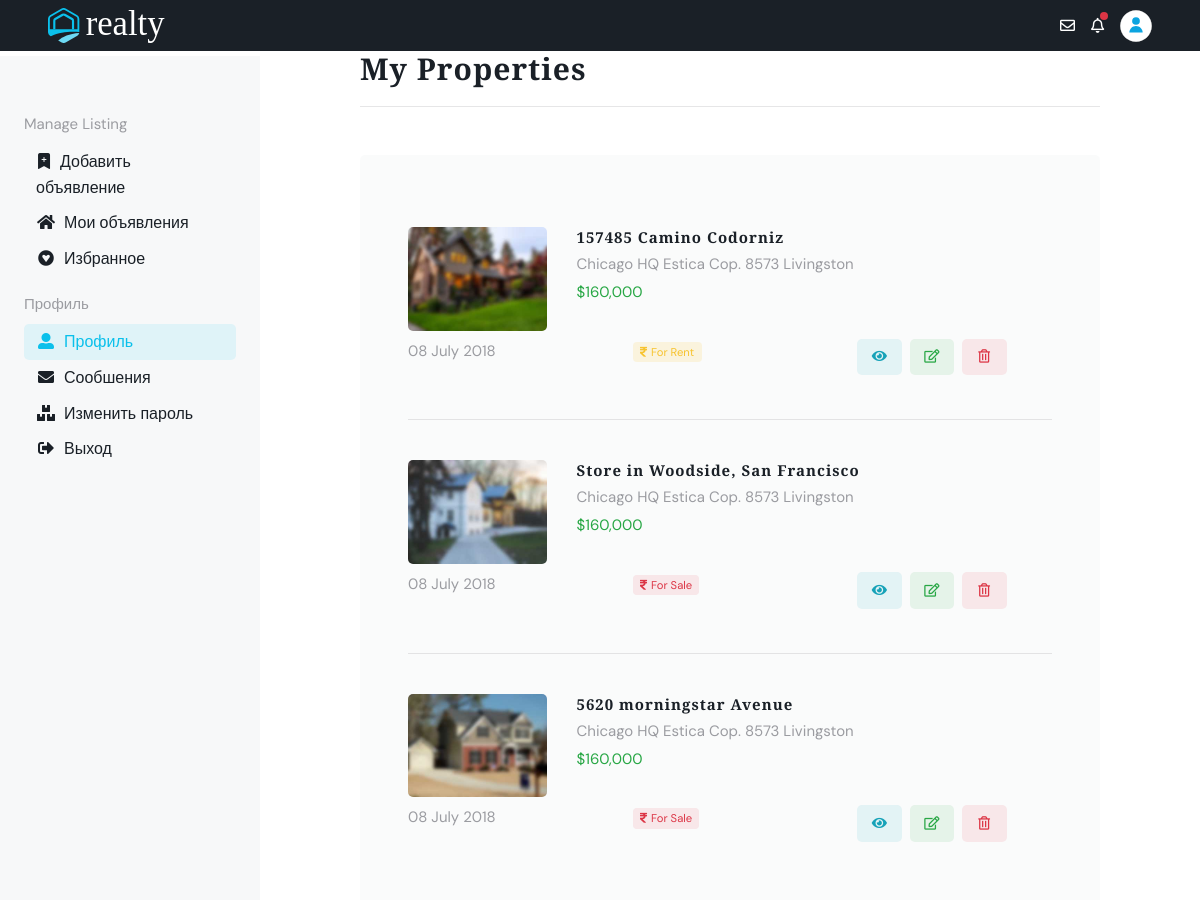
Page /user/property_list/ (signed in, upper part) on the earlier database version.
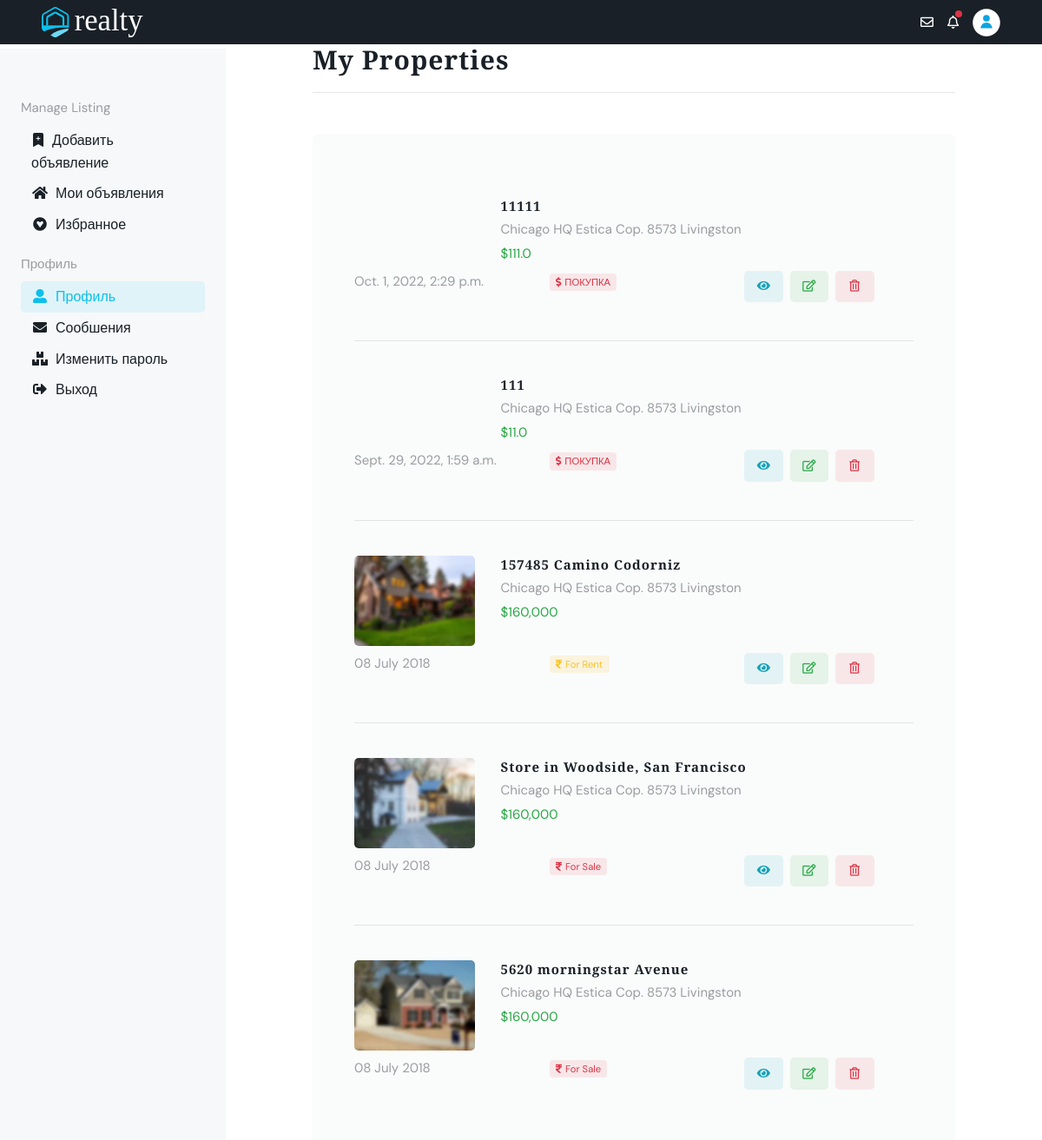
Same page on the later database version.
### advert/models.py (models this page shows, shortened)
class Ads(models.Model):
    OLD = 'НОВОЕ'
    NEW = 'ВТОРИЧКА'
    BUILDING_FRESHNESS = [
        (NEW, 'новое здание'),
        (OLD, 'вторичная недвижимость'), ]
    BUY = 'ПОКУПКА'
    RENT = 'АРЕНДА'
    TRANSACTION_TYPE = [
        (BUY, 'покупка'),
        (RENT, 'аренда'), ]
    image1 = models.ImageField(blank=True, upload_to= 'media/',
                              verbose_name='Изображение1')
    image2 = models.ImageField(blank=True, upload_to= 'media/',
                              verbose_name='Изображение2')
    image3 = models.ImageField(blank=True, upload_to= 'media/',
                              verbose_name='Изображение3')
    image4 = models.ImageField(blank=True, upload_to= 'media/',
                              verbose_name='Изображение4')
    image5 = models.ImageField(blank=True, upload_to= 'media/',
                              verbose_name='Изображение5')
    image6 = models.ImageField(blank=True, upload_to= 'media/',
                              verbose_name='Изображение6')
    description = models.TextField(verbose_name='Описание')
    rubric = models.CharField(max_length=20, choices= TRANSACTION_TYPE , default= BUY,
                                          verbose_name='Категория ( покупка\продажа )')
    realt_type = models.ForeignKey(RealtType, on_delete=models.PROTECT,
                                          verbose_name='Рубрика')
    overall_size = models.DecimalField(max_digits=10000, decimal_places=1)
    residential_size = models.DecimalField(max_digits=10000, decimal_places=1)
    kitchen_size = models.DecimalField(max_digits=10000, decimal_places=1)
    number_of_rooms = models.DecimalField(max_digits=10, decimal_places=1)
    floor = models.DecimalField(max_digits=10, decimal_places=1)
    number_of_building = models.DecimalField(max_digits=10, decimal_places=1)
    building_freshness = models.CharField(max_length=20, choices=BUILDING_FRESHNESS,)
    title = models.CharField(max_length=40, verbose_name='Заголовок')
    price = models.FloatField(default=0, verbose_name='Цена')
    contacts = models.CharField(max_length=100, verbose_name='Контакты')
    author = models.ForeignKey(User, on_delete=models.CASCADE,
                               verbose_name='Автор объявления')
    is_active = models.BooleanField(default=True, db_index=True,
                                    verbose_name='Выводить в списке?')
    created_at = models.DateTimeField(auto_now_add=True, db_index=True,
                                      verbose_name='Опубликовано')
    class Meta:
        verbose_name_plural = 'Объявления'
        verbose_name = 'Объявление'
        ordering = ['-created_at']

### user_profile/views.py (the view)
# urls.py: path('property_list/', profile_bb_detail ,name='property_list'),  #список моих объяв.
@login_required
def profile_bb_detail(request):
    bb = Ads.objects.filter(author=request.user.pk)
    context = {'bb': bb}
    return render(request, 'user-profile/agent-property.html', context)

### main/templates/user-profile/agent-property.html (shortened to what this page needs)
{% extends "agent-profile.html" %}
{% load static %}
{% block content %}
<main>
					<div class="col-12">
						<div class="my-5">
							<h3>My Properties</h3>
							<hr>
						</div>
						<div class="row">
							<div class="col-md-12">
								<div class="bg-secondary-soft p-3 p-md-5 rounded">
									{% for i in bb %}
									<div class="row">
										<div class="col-12 align-middle py-4">
											<div class="row">
												<div class="col-xxl-6">
													<div class="card bg-transparent">
														<div class="row">
															<div class="col-xl-3">
															</div>
															<div class="col-xl-9 pt-2 pt-xl-0">
																<h6 class="mb-1">{{ i.title }}</h6>
																<p class="mb-1 text-body">Chicago HQ Estica Cop. 8573 Livingston </p>
																<span class="text-success">${{ i.price }}</span>
															</div>
														</div>
													</div>
												</div>
												<div class="col-xxl-6 pt-2 pt-xxl-0">
													<div class="row">
														<div class="col-md-4 align-middle text-body">
															{{ i.created_at }}
														</div>
														<div class="col-md-4 align-middle pt-2 pt-md-0">
															<div class="badge bg-danger-soft text-danger"><i class="fas fa-dollar-sign pe-1"></i>{{ i.rubric}}</div>
														</div>
														<div class="col-md-4 align-middle pt-2 pt-md-0">
															<a class="btn btn-sm btn-info-soft me-1 mb-1"><i class="fas fa-fw fa-eye"></i></a>
															<a class="btn btn-sm btn-success-soft me-1 mb-1"><i class="far fa-fw fa-edit"></i></a>
															<button class="btn btn-sm btn-danger-soft mb-1"><i class="far fa-fw fa-trash-alt"></i></button>
														</div>
													</div>
												</div>
											</div>
										</div>
									</div>
									<hr>
									{% endfor %}
									<div class="row">
										<div class="col-12 align-middle py-4">
											<div class="row">
												<div class="col-xxl-6">
													<div class="card bg-transparent">
														<div class="row">
															<div class="col-xl-3">
																<img class="rounded" src="assets/images/property/grid-list/03.jpg" alt="">
															</div>
															<div class="col-xl-9 pt-2 pt-xl-0">
																<h6 class="mb-1">157485 Camino Codorniz</h6>
																<p class="mb-1 text-body">Chicago HQ Estica Cop. 8573 Livingston </p>
																<span class="text-success">$160,000</span>
															</div>
														</div>
													</div>
												</div>
												<div class="col-xxl-6 pt-2 pt-xxl-0">
													<div class="row">
														<div class="col-md-4 align-middle text-body">
															08 July 2018
														</div>
														<div class="col-md-4 align-middle pt-2 pt-md-0">
															<div class="badge bg-warning-soft text-warning"><i class="fas fa-rupee-sign pe-1"></i>For Rent</div>
														</div>
														<div class="col-md-4 align-middle pt-2 pt-md-0">
															<a class="btn btn-sm btn-info-soft me-1 mb-1"><i class="fas fa-fw fa-eye"></i></a>
															<a class="btn btn-sm btn-success-soft me-1 mb-1"><i class="far fa-fw fa-edit"></i></a>
															<button class="btn btn-sm btn-danger-soft mb-1"><i class="far fa-fw fa-trash-alt"></i></button>
														</div>
													</div>
												</div>
											</div>
										</div>
									</div>
									<hr>
									<div class="row">
										<div class="col-12 align-middle py-4">
											<div class="row">
												<div class="col-xxl-6">
													<div class="card bg-transparent">
														<div class="row">
															<div class="col-xl-3">
																<img class="rounded" src="assets/images/property/grid-list/04.jpg" alt="">
															</div>
															<div class="col-xl-9 pt-2 pt-xl-0">
																<h6 class="mb-1">Store in Woodside, San Francisco</h6>
																<p class="mb-1 text-body">Chicago HQ Estica Cop. 8573 Livingston </p>
																<span class="text-success">$160,000</span>
															</div>
														</div>
													</div>
												</div>
												<div class="col-xxl-6 pt-2 pt-xxl-0">
													<div class="row">
														<div class="col-md-4 align-middle text-body">
															08 July 2018
														</div>
														<div class="col-md-4 align-middle pt-2 pt-md-0">
															<div class="badge bg-danger-soft text-danger"><i class="fas fa-rupee-sign pe-1"></i>For Sale</div>
														</div>
														<div class="col-md-4 align-middle pt-2 pt-md-0">
															<a class="btn btn-sm btn-info-soft me-1 mb-1"><i class="fas fa-fw fa-eye"></i></a>
															<a class="btn btn-sm btn-success-soft me-1 mb-1"><i class="far fa-fw fa-edit"></i></a>
															<button class="btn btn-sm btn-danger-soft mb-1"><i class="far fa-fw fa-trash-alt"></i></button>
														</div>
													</div>
												</div>
											</div>
										</div>
									</div>
									<hr>
									<div class="row">
										<div class="col-12 align-middle py-4">
											<div class="row">
												<div class="col-xxl-6">
													<div class="card bg-transparent">
														<div class="row">
															<div class="col-xl-3">
																<img class="rounded" src="assets/images/property/grid-list/08.jpg" alt="">
															</div>
															<div class="col-xl-9 pt-2 pt-xl-0">
																<h6 class="mb-1">5620 morningstar Avenue</h6>
																<p class="mb-1 text-body">Chicago HQ Estica Cop. 8573 Livingston </p>
																<span class="text-success">$160,000</span>
															</div>
														</div>
													</div>
												</div>
												<div class="col-xxl-6 pt-2 pt-xxl-0">
													<div class="row">
														<div class="col-md-4 align-middle text-body">
															08 July 2018
														</div>
														<div class="col-md-4 align-middle pt-2 pt-md-0">
															<div class="badge bg-danger-soft text-danger"><i class="fas fa-rupee-sign pe-1"></i>For Sale</div>
														</div>
														<div class="col-md-4 align-middle pt-2 pt-md-0">
															<a class="btn btn-sm btn-info-soft me-1 mb-1"><i class="fas fa-fw fa-eye"></i></a>
															<a class="btn btn-sm btn-success-soft me-1 mb-1"><i class="far fa-fw fa-edit"></i></a>
															<button class="btn btn-sm btn-danger-soft mb-1"><i class="far fa-fw fa-trash-alt"></i></button>
														</div>
													</div>
												</div>
											</div>
										</div>
									</div>
								</div>
							</div>
						</div>
					</div>
</main>
{% endblock content %}

### main/templates/agent-profile.html (shortened to what this page needs)
{% load static %}
<!DOCTYPE html>
<html lang="en">
<head>
	<link rel="stylesheet" type="text/css" href="{% static 'vendor/font-awesome/css/all.min.css' %}">
	<link rel="stylesheet" type="text/css" href="{% static 'vendor/bootstrap-icons/bootstrap-icons.css' %}">
	<link rel="stylesheet" type="text/css" href="{% static 'vendor/tiny-slider/tiny-slider.css' %}">
	<link rel="stylesheet" type="text/css" href="{% static 'vendor/glightbox/css/glightbox.css' %}">
	<link rel="stylesheet" type="text/css" href="{% static 'vendor/choices/css/choices.min.css' %}">
	<link rel="stylesheet" type="text/css" href="{% static 'vendor/nouislider/nouislider.css' %}">
	<link rel="stylesheet" type="text/css" href="{% static 'css/style.css' %}">
</head>
<body>
<div class="dashboard-topbar navbar-dark bg-dark px-3 px-sm-4 px-md-5">
	<div class="d-flex justify-content-between align-items-center">
		<a class="navbar-brand d-flex align-items-center py-2" href="{% url 'main:main' %}">
			<img class="navbar-brand-item" src="{% static 'images/logo-light.svg' %}" alt="logo">
		</a>
		<div class="nav flex-nowrap align-items-center">
			{% if user.is_authenticated %}
			<li class="list-inline-item me-2 me-sm-3"> <a href="#" class="text-white"><i class="far fa-envelope"></i></a></li>
			<li class="list-inline-item me-2 me-sm-3">
				<a href="#" class="text-white position-relative">
					<i class="far fa-bell"></i>
					<span class="position-absolute top-0 start-100 translate-middle badge rounded-circle bg-danger p-1">
					</span>
				</a>
			</li>
			<li class="list-inline-item">
				<a href="#" class="btn-link" role="button" id="dropdownAvatar" data-bs-toggle="dropdown" aria-expanded="false">
					{% if user.avatar %}
					<img class="box-sm rounded-circle" src="{% static 'images/avatar/2.jpg' %}" alt="Profile picture">
					{% else %}
					<img class="box-sm rounded-circle" src="{% static 'images/user-profile-svgrepo-com.svg' %}"  alt="Profile picture">
					{% endif %}
				</a>
			</li>
			{% else %}
			<div class="nav ms-3">
				<div class="nav-item">
				  <a href="{% url 'user_profile:login' %}" class="nav-link pe-0"><i class="far fa-user me-2"></i>Вход/Регистрация</a>
				</div>
			</div>
			{% endif %}
	</div>
	</div>
</div>
	<nav class="navbar navbar-expand-lg navbar-light bg-light px-3">
		<div class="collapse navbar-collapse" id="dashboardNav">
			<div class="dashboard-sidebar bg-light">
				<div class="content mt-3">
					<div class="list-group list-group-borderless p-3 p-md-4">
						<p class="text-body mt-3 mb-2">Manage Listing</p>
							<a class="list-group-item hover-primary-soft" href="{% url 'user_profile:agent_add_property' %}"><i class="bi fa-fw bi-bookmark-plus-fill me-2"></i>Добавить объявление</a>
							<a class="list-group-item hover-primary-soft" href="{% url 'user_profile:property_list' %}"><i class="fas fa-fw fa-home me-2"></i>Мои объявления</a>
							<a class="list-group-item hover-primary-soft" href="agent-favorite.html"><i class="fab fa-fw fa-gratipay me-2"></i>Избранное</a>
						<p class="text-body mt-3 mb-2">Профиль</p>
							<a class="list-group-item hover-primary-soft active" href="{% url 'user_profile:profile' %}"><i class="fas fa-fw fa-user-alt me-2"></i>Профиль</a>
							<a class="list-group-item hover-primary-soft" href="agent-message.html"><i class="fas fa-fw fa-envelope me-2"></i>Сообшения</a>
							<a class="list-group-item hover-primary-soft" href="{% url 'user_profile:change_password' %}"><i class="fas fa-fw fa-boxes me-2"></i>Изменить пароль</a>
							<a class="list-group-item hover-primary-soft" href="{% url 'user_profile:logout' %}"><i class="fas fa-fw fa-sign-out-alt me-2"></i>Выход</a>
					</div>
				</div>
			</div>
		</div>
	</nav>
			<div class="main-content">
				{% block content %}{% endblock content %}
			</div>
</body>
</html>

Differences in the rows shown:
added Ads: title "11111", price "111.0", created_at "Oct. 1, 2022, 2:29 p.m.", rubric "ПОКУПКА"
added Ads: title "111", price "11.0", created_at "Sept. 29, 2022, 1:59 a.m.", rubric "ПОКУПКА"
